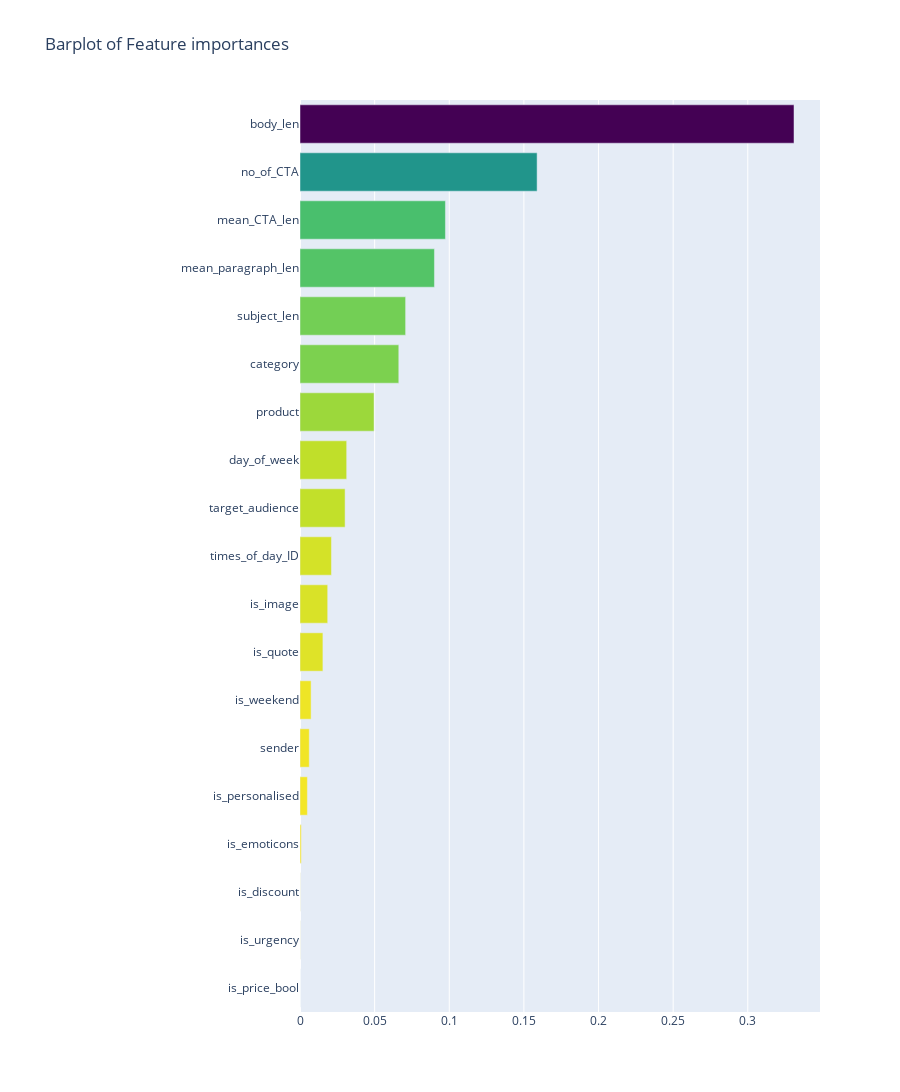

Notebook code cell kept with this figure:
### Code cell
x, y = (list(x) for x in zip(*sorted(zip(rf.feature_importances_, features), 
                                                            reverse = False)))
trace2 = go.Bar(
    x=x ,
    y=y,
    marker=dict(
        color=x,
        colorscale = 'Viridis',
        reversescale = True
    ),
    name='Random Forest Feature importance',
    orientation='h',
)

layout = dict(
    title='Barplot of Feature importances',
     width = 900, height = 2000,
    yaxis=dict(
        showgrid=False,
        showline=False,
        showticklabels=True,
#         domain=[0, 0.85],
    ),
    margin=dict(
    l=300,
),
)

fig1 = go.Figure(data=[trace2])
fig1['layout'].update(layout)
py.iplot(fig1, filename='plots')

### Figure 1 — Plotly figure (JSON) as saved in the notebook; plotly's stock layout.template omitted (floating-point values rounded to 4 significant figures)
{"data": [{"marker": {"color": [0, 6.984e-05, 8.664e-05, 0.0008647, 0.004952, 0.006212, 0.007444, 0.01535, 0.01856, 0.02107, 0.03021, 0.03127, 0.04963, 0.06619, 0.07076, 0.09008, 0.09745, 0.1589, 0.331], "colorscale": [[0, "#440154"], [0.1111, "#482878"], [0.2222, "#3e4989"], [0.3333, "#31688e"], [0.4444, "#26828e"], [0.5556, "#1f9e89"], [0.6667, "#35b779"], [0.7778, "#6ece58"], [0.8889, "#b5de2b"], [1, "#fde725"]], "reversescale": true}, "name": "Random Forest Feature importance", "orientation": "h", "type": "bar", "x": [0, 6.984e-05, 8.664e-05, 0.0008647, 0.004952, 0.006212, 0.007444, 0.01535, 0.01856, 0.02107, 0.03021, 0.03127, 0.04963, 0.06619, 0.07076, 0.09008, 0.09745, 0.1589, 0.331], "y": ["is_price_bool", "is_urgency", "is_discount", "is_emoticons", "is_personalised", "sender", "is_weekend", "is_quote", "is_image", "times_of_day_ID", "target_audience", "day_of_week", "product", "category", "subject_len", "mean_paragraph_len", "mean_CTA_len", "no_of_CTA", "body_len"]}], "layout": {"height": 2000, "margin": {"l": 300}, "title": {"text": "Barplot of Feature importances"}, "width": 900, "yaxis": {"showgrid": false, "showline": false, "showticklabels": true}}}
